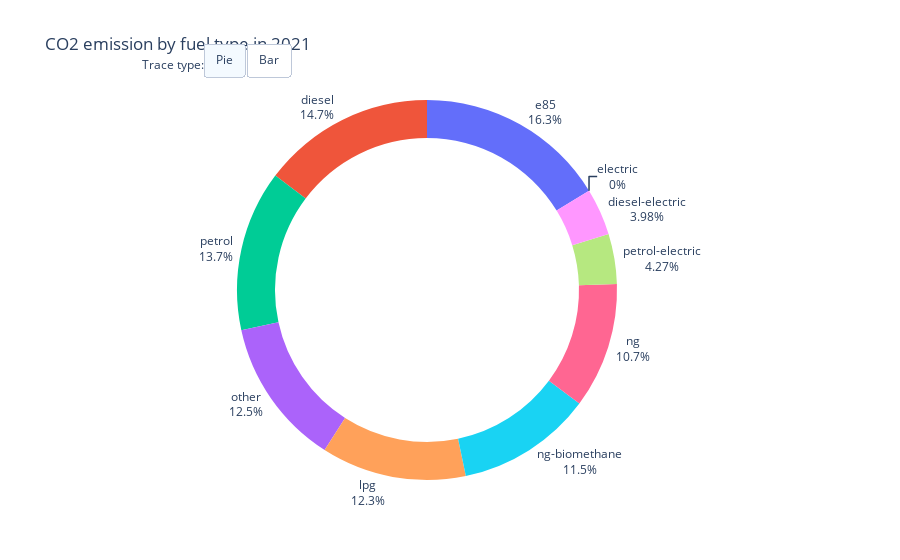

This figure's notebook cell:
### Code cell
# Plot pie chart with average CO2 emission per fuel type.
fig = px.pie(ft_mean_emission,
    names=ft_mean_emission.index,
    values="Ewltp (g/km)",
    color=ft_mean_emission.index,
    title="CO2 emission by fuel type in 2021",
    hole=0.8,
    labels={
        "Ewltp (g/km)": "CO2 emission WLTP (g/km)"
    },
)
fig.update_layout(showlegend=False)
fig.update_traces(textposition='outside', textinfo="label + percent")
fig.update_layout(
    updatemenus=[
        dict(
            type = "buttons",
            direction = "left",
            buttons=list([
                dict(
                    args=["type", "pie"],
                    label="Pie",
                    method="restyle"
                ),
                dict(
                    args=["type", "bar"],
                    label="Bar",
                    method="restyle"
                )
            ]),
            showactive=True,
            x=0.11,
            xanchor="left",
            y=1.15,
            yanchor="top"
        ),
    ]
)

# Add annotation
fig.update_layout(
    annotations=[
        dict(text="Trace type:", showarrow=False, x=0, y=1.12, yref="paper", align="left")
    ]
)
fig.show()

### Figure 1 — Plotly figure (JSON) as saved in the notebook; plotly's stock layout.template omitted (floating-point values rounded to 4 significant figures)
{"data": [{"customdata": [["e85"], ["diesel"], ["petrol"], ["other"], ["lpg"], ["ng-biomethane"], ["ng"], ["petrol-electric"], ["diesel-electric"], ["electric"]], "domain": {"x": [0, 1], "y": [0, 1]}, "hole": 0.8, "hovertemplate": "Ft=%{customdata[0]}<br>CO2 emission WLTP (g/km)=%{value}<extra></extra>", "labels": ["e85", "diesel", "petrol", "other", "lpg", "ng-biomethane", "ng", "petrol-electric", "diesel-electric", "electric"], "legendgroup": "", "marker": {"colors": ["#636efa", "#EF553B", "#00cc96", "#ab63fa", "#FFA15A", "#19d3f3", "#FF6692", "#B6E880", "#FF97FF", "#FECB52"]}, "name": "", "showlegend": true, "textinfo": "label+percent", "textposition": "outside", "type": "pie", "values": [159.6, 144.5, 134.4, 123.1, 121.1, 113.3, 104.9, 41.89, 39.11, 0]}], "layout": {"annotations": [{"align": "left", "showarrow": false, "text": "Trace type:", "x": 0, "y": 1.12, "yref": "paper"}], "legend": {"tracegroupgap": 0}, "showlegend": false, "title": {"text": "CO2 emission by fuel type in 2021"}, "updatemenus": [{"buttons": [{"args": ["type", "pie"], "label": "Pie", "method": "restyle"}, {"args": ["type", "bar"], "label": "Bar", "method": "restyle"}], "direction": "left", "showactive": true, "type": "buttons", "x": 0.11, "xanchor": "left", "y": 1.15, "yanchor": "top"}]}}
